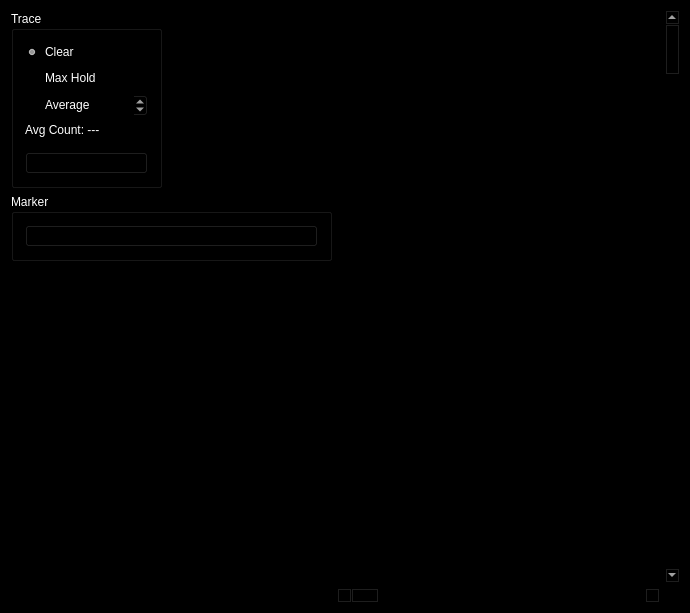
<?xml version="1.0" encoding="UTF-8"?>
<ui version="4.0">
 <class>MainWindow</class>
 <widget class="QMainWindow" name="MainWindow">
  <property name="geometry">
   <rect>
    <x>0</x>
    <y>0</y>
    <width>690</width>
    <height>613</height>
   </rect>
  </property>
  <property name="sizePolicy">
   <sizepolicy hsizetype="Maximum" vsizetype="Expanding">
    <horstretch>0</horstretch>
    <verstretch>0</verstretch>
   </sizepolicy>
  </property>
  <property name="palette">
   <palette>
    <active>
     <colorrole role="WindowText">
      <brush brushstyle="SolidPattern">
       <color alpha="255">
        <red>0</red>
        <green>0</green>
        <blue>0</blue>
       </color>
      </brush>
     </colorrole>
     <colorrole role="Button">
      <brush brushstyle="SolidPattern">
       <color alpha="255">
        <red>0</red>
        <green>0</green>
        <blue>0</blue>
       </color>
      </brush>
     </colorrole>
     <colorrole role="Light">
      <brush brushstyle="SolidPattern">
       <color alpha="255">
        <red>0</red>
        <green>0</green>
        <blue>0</blue>
       </color>
      </brush>
     </colorrole>
     <colorrole role="Midlight">
      <brush brushstyle="SolidPattern">
       <color alpha="255">
        <red>0</red>
        <green>0</green>
        <blue>0</blue>
       </color>
      </brush>
     </colorrole>
     <colorrole role="Dark">
      <brush brushstyle="SolidPattern">
       <color alpha="255">
        <red>0</red>
        <green>0</green>
        <blue>0</blue>
       </color>
      </brush>
     </colorrole>
     <colorrole role="Mid">
      <brush brushstyle="SolidPattern">
       <color alpha="255">
        <red>0</red>
        <green>0</green>
        <blue>0</blue>
       </color>
      </brush>
     </colorrole>
     <colorrole role="Text">
      <brush brushstyle="SolidPattern">
       <color alpha="255">
        <red>255</red>
        <green>255</green>
        <blue>255</blue>
       </color>
      </brush>
     </colorrole>
     <colorrole role="ButtonText">
      <brush brushstyle="SolidPattern">
       <color alpha="255">
        <red>255</red>
        <green>255</green>
        <blue>255</blue>
       </color>
      </brush>
     </colorrole>
     <colorrole role="Base">
      <brush brushstyle="SolidPattern">
       <color alpha="255">
        <red>0</red>
        <green>0</green>
        <blue>0</blue>
       </color>
      </brush>
     </colorrole>
     <colorrole role="Window">
      <brush brushstyle="SolidPattern">
       <color alpha="255">
        <red>0</red>
        <green>0</green>
        <blue>0</blue>
       </color>
      </brush>
     </colorrole>
     <colorrole role="ToolTipBase">
      <brush brushstyle="SolidPattern">
       <color alpha="255">
        <red>0</red>
        <green>0</green>
        <blue>0</blue>
       </color>
      </brush>
     </colorrole>
     <colorrole role="ToolTipText">
      <brush brushstyle="SolidPattern">
       <color alpha="255">
        <red>255</red>
        <green>255</green>
        <blue>255</blue>
       </color>
      </brush>
     </colorrole>
     <colorrole role="PlaceholderText">
      <brush brushstyle="NoBrush">
       <color alpha="128">
        <red>255</red>
        <green>255</green>
        <blue>255</blue>
       </color>
      </brush>
     </colorrole>
    </active>
    <inactive>
     <colorrole role="WindowText">
      <brush brushstyle="SolidPattern">
       <color alpha="255">
        <red>0</red>
        <green>0</green>
        <blue>0</blue>
       </color>
      </brush>
     </colorrole>
     <colorrole role="Button">
      <brush brushstyle="SolidPattern">
       <color alpha="255">
        <red>0</red>
        <green>0</green>
        <blue>0</blue>
       </color>
      </brush>
     </colorrole>
     <colorrole role="Light">
      <brush brushstyle="SolidPattern">
       <color alpha="255">
        <red>0</red>
        <green>0</green>
        <blue>0</blue>
       </color>
      </brush>
     </colorrole>
     <colorrole role="Midlight">
      <brush brushstyle="SolidPattern">
       <color alpha="255">
        <red>0</red>
        <green>0</green>
        <blue>0</blue>
       </color>
      </brush>
     </colorrole>
     <colorrole role="Dark">
      <brush brushstyle="SolidPattern">
       <color alpha="255">
        <red>0</red>
        <green>0</green>
        <blue>0</blue>
       </color>
      </brush>
     </colorrole>
     <colorrole role="Mid">
      <brush brushstyle="SolidPattern">
       <color alpha="255">
        <red>0</red>
        <green>0</green>
        <blue>0</blue>
       </color>
      </brush>
     </colorrole>
     <colorrole role="Text">
      <brush brushstyle="SolidPattern">
       <color alpha="255">
        <red>255</red>
        <green>255</green>
        <blue>255</blue>
       </color>
      </brush>
     </colorrole>
     <colorrole role="ButtonText">
      <brush brushstyle="SolidPattern">
       <color alpha="255">
        <red>255</red>
        <green>255</green>
        <blue>255</blue>
       </color>
      </brush>
     </colorrole>
     <colorrole role="Base">
      <brush brushstyle="SolidPattern">
       <color alpha="255">
        <red>0</red>
        <green>0</green>
        <blue>0</blue>
       </color>
      </brush>
     </colorrole>
     <colorrole role="Window">
      <brush brushstyle="SolidPattern">
       <color alpha="255">
        <red>0</red>
        <green>0</green>
        <blue>0</blue>
       </color>
      </brush>
     </colorrole>
     <colorrole role="ToolTipBase">
      <brush brushstyle="SolidPattern">
       <color alpha="255">
        <red>0</red>
        <green>0</green>
        <blue>0</blue>
       </color>
      </brush>
     </colorrole>
     <colorrole role="ToolTipText">
      <brush brushstyle="SolidPattern">
       <color alpha="255">
        <red>255</red>
        <green>255</green>
        <blue>255</blue>
       </color>
      </brush>
     </colorrole>
     <colorrole role="PlaceholderText">
      <brush brushstyle="NoBrush">
       <color alpha="128">
        <red>255</red>
        <green>255</green>
        <blue>255</blue>
       </color>
      </brush>
     </colorrole>
    </inactive>
    <disabled>
     <colorrole role="WindowText">
      <brush brushstyle="SolidPattern">
       <color alpha="255">
        <red>0</red>
        <green>0</green>
        <blue>0</blue>
       </color>
      </brush>
     </colorrole>
     <colorrole role="Button">
      <brush brushstyle="SolidPattern">
       <color alpha="255">
        <red>0</red>
        <green>0</green>
        <blue>0</blue>
       </color>
      </brush>
     </colorrole>
     <colorrole role="Light">
      <brush brushstyle="SolidPattern">
       <color alpha="255">
        <red>0</red>
        <green>0</green>
        <blue>0</blue>
       </color>
      </brush>
     </colorrole>
     <colorrole role="Midlight">
      <brush brushstyle="SolidPattern">
       <color alpha="255">
        <red>0</red>
        <green>0</green>
        <blue>0</blue>
       </color>
      </brush>
     </colorrole>
     <colorrole role="Dark">
      <brush brushstyle="SolidPattern">
       <color alpha="255">
        <red>0</red>
        <green>0</green>
        <blue>0</blue>
       </color>
      </brush>
     </colorrole>
     <colorrole role="Mid">
      <brush brushstyle="SolidPattern">
       <color alpha="255">
        <red>0</red>
        <green>0</green>
        <blue>0</blue>
       </color>
      </brush>
     </colorrole>
     <colorrole role="Text">
      <brush brushstyle="SolidPattern">
       <color alpha="255">
        <red>0</red>
        <green>0</green>
        <blue>0</blue>
       </color>
      </brush>
     </colorrole>
     <colorrole role="ButtonText">
      <brush brushstyle="SolidPattern">
       <color alpha="255">
        <red>0</red>
        <green>0</green>
        <blue>0</blue>
       </color>
      </brush>
     </colorrole>
     <colorrole role="Base">
      <brush brushstyle="SolidPattern">
       <color alpha="255">
        <red>0</red>
        <green>0</green>
        <blue>0</blue>
       </color>
      </brush>
     </colorrole>
     <colorrole role="Window">
      <brush brushstyle="SolidPattern">
       <color alpha="255">
        <red>0</red>
        <green>0</green>
        <blue>0</blue>
       </color>
      </brush>
     </colorrole>
     <colorrole role="ToolTipBase">
      <brush brushstyle="SolidPattern">
       <color alpha="255">
        <red>0</red>
        <green>0</green>
        <blue>0</blue>
       </color>
      </brush>
     </colorrole>
     <colorrole role="ToolTipText">
      <brush brushstyle="SolidPattern">
       <color alpha="255">
        <red>255</red>
        <green>255</green>
        <blue>255</blue>
       </color>
      </brush>
     </colorrole>
     <colorrole role="PlaceholderText">
      <brush brushstyle="NoBrush">
       <color alpha="128">
        <red>255</red>
        <green>255</green>
        <blue>255</blue>
       </color>
      </brush>
     </colorrole>
    </disabled>
   </palette>
  </property>
  <property name="focusPolicy">
   <enum>Qt::NoFocus</enum>
  </property>
  <property name="windowTitle">
   <string>MainWindow</string>
  </property>
  <widget class="QWidget" name="centralWidget">
   <layout class="QGridLayout" name="gridLayout">
    <item row="0" column="1">
     <layout class="QVBoxLayout" name="verticalLayout">
      <item>
       <layout class="QHBoxLayout" name="horizontalLayout">
        <item>
         <layout class="QGridLayout" name="GraphLayout"/>
        </item>
       </layout>
      </item>
     </layout>
    </item>
    <item row="1" column="0" colspan="2">
     <layout class="QHBoxLayout" name="InfoLayout">
      <item>
       <widget class="QLabel" name="activityIndicator">
        <property name="text">
         <string>O</string>
        </property>
       </widget>
      </item>
      <item>
       <widget class="QLabel" name="snrLabel">
        <property name="font">
         <font>
          <family>MS Sans Serif</family>
         </font>
        </property>
        <property name="text">
         <string/>
        </property>
       </widget>
      </item>
      <item>
       <spacer name="horizontalSpacer">
        <property name="orientation">
         <enum>Qt::Horizontal</enum>
        </property>
        <property name="sizeHint" stdset="0">
         <size>
          <width>40</width>
          <height>20</height>
         </size>
        </property>
       </spacer>
      </item>
     </layout>
    </item>
    <item row="2" column="1">
     <widget class="QScrollBar" name="horizontalScrollBar">
      <property name="orientation">
       <enum>Qt::Horizontal</enum>
      </property>
     </widget>
    </item>
    <item row="0" column="2" rowspan="2">
     <widget class="QScrollBar" name="verticalScrollBar">
      <property name="palette">
       <palette>
        <active>
         <colorrole role="WindowText">
          <brush brushstyle="SolidPattern">
           <color alpha="255">
            <red>255</red>
            <green>255</green>
            <blue>255</blue>
           </color>
          </brush>
         </colorrole>
        </active>
        <inactive>
         <colorrole role="WindowText">
          <brush brushstyle="SolidPattern">
           <color alpha="255">
            <red>255</red>
            <green>255</green>
            <blue>255</blue>
           </color>
          </brush>
         </colorrole>
        </inactive>
        <disabled>
         <colorrole role="WindowText">
          <brush brushstyle="SolidPattern">
           <color alpha="255">
            <red>0</red>
            <green>0</green>
            <blue>0</blue>
           </color>
          </brush>
         </colorrole>
        </disabled>
       </palette>
      </property>
      <property name="orientation">
       <enum>Qt::Vertical</enum>
      </property>
     </widget>
    </item>
    <item row="0" column="0">
     <layout class="QVBoxLayout" name="specAnLayout">
      <item>
       <widget class="QGroupBox" name="groupSpecAnTrace">
        <property name="sizePolicy">
         <sizepolicy hsizetype="Fixed" vsizetype="Fixed">
          <horstretch>0</horstretch>
          <verstretch>0</verstretch>
         </sizepolicy>
        </property>
        <property name="palette">
         <palette>
          <active>
           <colorrole role="WindowText">
            <brush brushstyle="SolidPattern">
             <color alpha="255">
              <red>255</red>
              <green>255</green>
              <blue>255</blue>
             </color>
            </brush>
           </colorrole>
           <colorrole role="Text">
            <brush brushstyle="SolidPattern">
             <color alpha="255">
              <red>0</red>
              <green>0</green>
              <blue>0</blue>
             </color>
            </brush>
           </colorrole>
           <colorrole role="ButtonText">
            <brush brushstyle="SolidPattern">
             <color alpha="255">
              <red>0</red>
              <green>0</green>
              <blue>0</blue>
             </color>
            </brush>
           </colorrole>
           <colorrole role="PlaceholderText">
            <brush brushstyle="SolidPattern">
             <color alpha="128">
              <red>0</red>
              <green>0</green>
              <blue>0</blue>
             </color>
            </brush>
           </colorrole>
          </active>
          <inactive>
           <colorrole role="WindowText">
            <brush brushstyle="SolidPattern">
             <color alpha="255">
              <red>255</red>
              <green>255</green>
              <blue>255</blue>
             </color>
            </brush>
           </colorrole>
           <colorrole role="Text">
            <brush brushstyle="SolidPattern">
             <color alpha="255">
              <red>0</red>
              <green>0</green>
              <blue>0</blue>
             </color>
            </brush>
           </colorrole>
           <colorrole role="ButtonText">
            <brush brushstyle="SolidPattern">
             <color alpha="255">
              <red>0</red>
              <green>0</green>
              <blue>0</blue>
             </color>
            </brush>
           </colorrole>
           <colorrole role="PlaceholderText">
            <brush brushstyle="SolidPattern">
             <color alpha="128">
              <red>0</red>
              <green>0</green>
              <blue>0</blue>
             </color>
            </brush>
           </colorrole>
          </inactive>
          <disabled>
           <colorrole role="WindowText">
            <brush brushstyle="SolidPattern">
             <color alpha="255">
              <red>0</red>
              <green>0</green>
              <blue>0</blue>
             </color>
            </brush>
           </colorrole>
           <colorrole role="Text">
            <brush brushstyle="SolidPattern">
             <color alpha="255">
              <red>0</red>
              <green>0</green>
              <blue>0</blue>
             </color>
            </brush>
           </colorrole>
           <colorrole role="ButtonText">
            <brush brushstyle="SolidPattern">
             <color alpha="255">
              <red>0</red>
              <green>0</green>
              <blue>0</blue>
             </color>
            </brush>
           </colorrole>
           <colorrole role="PlaceholderText">
            <brush brushstyle="SolidPattern">
             <color alpha="128">
              <red>255</red>
              <green>255</green>
              <blue>255</blue>
             </color>
            </brush>
           </colorrole>
          </disabled>
         </palette>
        </property>
        <property name="title">
         <string>Trace</string>
        </property>
        <layout class="QGridLayout" name="gridLayout_2">
         <item row="0" column="0" colspan="2">
          <widget class="QRadioButton" name="radClearWrite">
           <property name="palette">
            <palette>
             <active>
              <colorrole role="WindowText">
               <brush brushstyle="SolidPattern">
                <color alpha="255">
                 <red>255</red>
                 <green>255</green>
                 <blue>255</blue>
                </color>
               </brush>
              </colorrole>
              <colorrole role="Light">
               <brush brushstyle="SolidPattern">
                <color alpha="255">
                 <red>0</red>
                 <green>0</green>
                 <blue>0</blue>
                </color>
               </brush>
              </colorrole>
              <colorrole role="Midlight">
               <brush brushstyle="SolidPattern">
                <color alpha="255">
                 <red>0</red>
                 <green>0</green>
                 <blue>0</blue>
                </color>
               </brush>
              </colorrole>
              <colorrole role="Dark">
               <brush brushstyle="SolidPattern">
                <color alpha="255">
                 <red>0</red>
                 <green>0</green>
                 <blue>0</blue>
                </color>
               </brush>
              </colorrole>
              <colorrole role="Text">
               <brush brushstyle="SolidPattern">
                <color alpha="255">
                 <red>255</red>
                 <green>255</green>
                 <blue>255</blue>
                </color>
               </brush>
              </colorrole>
              <colorrole role="ButtonText">
               <brush brushstyle="SolidPattern">
                <color alpha="255">
                 <red>255</red>
                 <green>255</green>
                 <blue>255</blue>
                </color>
               </brush>
              </colorrole>
              <colorrole role="PlaceholderText">
               <brush brushstyle="NoBrush">
                <color alpha="128">
                 <red>255</red>
                 <green>255</green>
                 <blue>255</blue>
                </color>
               </brush>
              </colorrole>
             </active>
             <inactive>
              <colorrole role="WindowText">
               <brush brushstyle="SolidPattern">
                <color alpha="255">
                 <red>255</red>
                 <green>255</green>
                 <blue>255</blue>
                </color>
               </brush>
              </colorrole>
              <colorrole role="Light">
               <brush brushstyle="SolidPattern">
                <color alpha="255">
                 <red>0</red>
                 <green>0</green>
                 <blue>0</blue>
                </color>
               </brush>
              </colorrole>
              <colorrole role="Midlight">
               <brush brushstyle="SolidPattern">
                <color alpha="255">
                 <red>0</red>
                 <green>0</green>
                 <blue>0</blue>
                </color>
               </brush>
              </colorrole>
              <colorrole role="Dark">
               <brush brushstyle="SolidPattern">
                <color alpha="255">
                 <red>0</red>
                 <green>0</green>
                 <blue>0</blue>
                </color>
               </brush>
              </colorrole>
              <colorrole role="Text">
               <brush brushstyle="SolidPattern">
                <color alpha="255">
                 <red>255</red>
                 <green>255</green>
                 <blue>255</blue>
                </color>
               </brush>
              </colorrole>
              <colorrole role="ButtonText">
               <brush brushstyle="SolidPattern">
                <color alpha="255">
                 <red>255</red>
                 <green>255</green>
                 <blue>255</blue>
                </color>
               </brush>
              </colorrole>
              <colorrole role="PlaceholderText">
               <brush brushstyle="NoBrush">
                <color alpha="128">
                 <red>255</red>
                 <green>255</green>
                 <blue>255</blue>
                </color>
               </brush>
              </colorrole>
             </inactive>
             <disabled>
              <colorrole role="WindowText">
               <brush brushstyle="SolidPattern">
                <color alpha="255">
                 <red>0</red>
                 <green>0</green>
                 <blue>0</blue>
                </color>
               </brush>
              </colorrole>
              <colorrole role="Light">
               <brush brushstyle="SolidPattern">
                <color alpha="255">
                 <red>0</red>
                 <green>0</green>
                 <blue>0</blue>
                </color>
               </brush>
              </colorrole>
              <colorrole role="Midlight">
               <brush brushstyle="SolidPattern">
                <color alpha="255">
                 <red>0</red>
                 <green>0</green>
                 <blue>0</blue>
                </color>
               </brush>
              </colorrole>
              <colorrole role="Dark">
               <brush brushstyle="SolidPattern">
                <color alpha="255">
                 <red>0</red>
                 <green>0</green>
                 <blue>0</blue>
                </color>
               </brush>
              </colorrole>
              <colorrole role="Text">
               <brush brushstyle="SolidPattern">
                <color alpha="255">
                 <red>0</red>
                 <green>0</green>
                 <blue>0</blue>
                </color>
               </brush>
              </colorrole>
              <colorrole role="ButtonText">
               <brush brushstyle="SolidPattern">
                <color alpha="255">
                 <red>0</red>
                 <green>0</green>
                 <blue>0</blue>
                </color>
               </brush>
              </colorrole>
              <colorrole role="PlaceholderText">
               <brush brushstyle="NoBrush">
                <color alpha="128">
                 <red>255</red>
                 <green>255</green>
                 <blue>255</blue>
                </color>
               </brush>
              </colorrole>
             </disabled>
            </palette>
           </property>
           <property name="text">
            <string>Clear</string>
           </property>
           <property name="checked">
            <bool>true</bool>
           </property>
          </widget>
         </item>
         <item row="1" column="0" colspan="2">
          <widget class="QRadioButton" name="radMaxHold">
           <property name="palette">
            <palette>
             <active>
              <colorrole role="WindowText">
               <brush brushstyle="SolidPattern">
                <color alpha="255">
                 <red>255</red>
                 <green>255</green>
                 <blue>255</blue>
                </color>
               </brush>
              </colorrole>
              <colorrole role="Text">
               <brush brushstyle="SolidPattern">
                <color alpha="255">
                 <red>255</red>
                 <green>255</green>
                 <blue>255</blue>
                </color>
               </brush>
              </colorrole>
              <colorrole role="ButtonText">
               <brush brushstyle="SolidPattern">
                <color alpha="255">
                 <red>255</red>
                 <green>255</green>
                 <blue>255</blue>
                </color>
               </brush>
              </colorrole>
              <colorrole role="PlaceholderText">
               <brush brushstyle="NoBrush">
                <color alpha="128">
                 <red>255</red>
                 <green>255</green>
                 <blue>255</blue>
                </color>
               </brush>
              </colorrole>
             </active>
             <inactive>
              <colorrole role="WindowText">
               <brush brushstyle="SolidPattern">
                <color alpha="255">
                 <red>255</red>
                 <green>255</green>
                 <blue>255</blue>
                </color>
               </brush>
              </colorrole>
              <colorrole role="Text">
               <brush brushstyle="SolidPattern">
                <color alpha="255">
                 <red>255</red>
                 <green>255</green>
                 <blue>255</blue>
                </color>
               </brush>
              </colorrole>
              <colorrole role="ButtonText">
               <brush brushstyle="SolidPattern">
                <color alpha="255">
                 <red>255</red>
                 <green>255</green>
                 <blue>255</blue>
                </color>
               </brush>
              </colorrole>
              <colorrole role="PlaceholderText">
               <brush brushstyle="NoBrush">
                <color alpha="128">
                 <red>255</red>
                 <green>255</green>
                 <blue>255</blue>
                </color>
               </brush>
              </colorrole>
             </inactive>
             <disabled>
              <colorrole role="WindowText">
               <brush brushstyle="SolidPattern">
                <color alpha="255">
                 <red>255</red>
                 <green>255</green>
                 <blue>255</blue>
                </color>
               </brush>
              </colorrole>
              <colorrole role="Text">
               <brush brushstyle="SolidPattern">
                <color alpha="255">
                 <red>255</red>
                 <green>255</green>
                 <blue>255</blue>
                </color>
               </brush>
              </colorrole>
              <colorrole role="ButtonText">
               <brush brushstyle="SolidPattern">
                <color alpha="255">
                 <red>255</red>
                 <green>255</green>
                 <blue>255</blue>
                </color>
               </brush>
              </colorrole>
              <colorrole role="PlaceholderText">
               <brush brushstyle="NoBrush">
                <color alpha="128">
                 <red>255</red>
                 <green>255</green>
                 <blue>255</blue>
                </color>
               </brush>
              </colorrole>
             </disabled>
            </palette>
           </property>
           <property name="toolTip">
            <string>Double Click to Reset</string>
           </property>
           <property name="text">
            <string>Max Hold</string>
           </property>
          </widget>
         </item>
         <item row="2" column="0">
          <widget class="QRadioButton" name="radAverage">
           <property name="palette">
            <palette>
             <active>
              <colorrole role="WindowText">
               <brush brushstyle="SolidPattern">
                <color alpha="255">
                 <red>255</red>
                 <green>255</green>
                 <blue>255</blue>
                </color>
               </brush>
              </colorrole>
              <colorrole role="Light">
               <brush brushstyle="SolidPattern">
                <color alpha="255">
                 <red>0</red>
                 <green>0</green>
                 <blue>0</blue>
                </color>
               </brush>
              </colorrole>
              <colorrole role="Midlight">
               <brush brushstyle="SolidPattern">
                <color alpha="255">
                 <red>0</red>
                 <green>0</green>
                 <blue>0</blue>
                </color>
               </brush>
              </colorrole>
              <colorrole role="Dark">
               <brush brushstyle="SolidPattern">
                <color alpha="255">
                 <red>0</red>
                 <green>0</green>
                 <blue>0</blue>
                </color>
               </brush>
              </colorrole>
              <colorrole role="Text">
               <brush brushstyle="SolidPattern">
                <color alpha="255">
                 <red>255</red>
                 <green>255</green>
                 <blue>255</blue>
                </color>
               </brush>
              </colorrole>
              <colorrole role="ButtonText">
               <brush brushstyle="SolidPattern">
                <color alpha="255">
                 <red>255</red>
                 <green>255</green>
                 <blue>255</blue>
                </color>
               </brush>
              </colorrole>
              <colorrole role="PlaceholderText">
               <brush brushstyle="NoBrush">
                <color alpha="128">
                 <red>255</red>
                 <green>255</green>
                 <blue>255</blue>
                </color>
               </brush>
              </colorrole>
             </active>
             <inactive>
              <colorrole role="WindowText">
               <brush brushstyle="SolidPattern">
                <color alpha="255">
                 <red>255</red>
                 <green>255</green>
                 <blue>255</blue>
                </color>
               </brush>
              </colorrole>
              <colorrole role="Light">
               <brush brushstyle="SolidPattern">
                <color alpha="255">
                 <red>0</red>
                 <green>0</green>
                 <blue>0</blue>
                </color>
               </brush>
              </colorrole>
              <colorrole role="Midlight">
               <brush brushstyle="SolidPattern">
                <color alpha="255">
                 <red>0</red>
                 <green>0</green>
                 <blue>0</blue>
                </color>
               </brush>
              </colorrole>
              <colorrole role="Dark">
               <brush brushstyle="SolidPattern">
                <color alpha="255">
                 <red>0</red>
                 <green>0</green>
                 <blue>0</blue>
                </color>
               </brush>
              </colorrole>
              <colorrole role="Text">
               <brush brushstyle="SolidPattern">
                <color alpha="255">
                 <red>255</red>
                 <green>255</green>
                 <blue>255</blue>
                </color>
               </brush>
              </colorrole>
              <colorrole role="ButtonText">
               <brush brushstyle="SolidPattern">
                <color alpha="255">
                 <red>255</red>
                 <green>255</green>
                 <blue>255</blue>
                </color>
               </brush>
              </colorrole>
              <colorrole role="PlaceholderText">
               <brush brushstyle="NoBrush">
                <color alpha="128">
                 <red>255</red>
                 <green>255</green>
                 <blue>255</blue>
                </color>
               </brush>
              </colorrole>
             </inactive>
             <disabled>
              <colorrole role="WindowText">
               <brush brushstyle="SolidPattern">
                <color alpha="255">
                 <red>0</red>
                 <green>0</green>
                 <blue>0</blue>
                </color>
               </brush>
              </colorrole>
              <colorrole role="Light">
               <brush brushstyle="SolidPattern">
                <color alpha="255">
                 <red>0</red>
                 <green>0</green>
                 <blue>0</blue>
                </color>
               </brush>
              </colorrole>
              <colorrole role="Midlight">
               <brush brushstyle="SolidPattern">
                <color alpha="255">
                 <red>0</red>
                 <green>0</green>
                 <blue>0</blue>
                </color>
               </brush>
              </colorrole>
              <colorrole role="Dark">
               <brush brushstyle="SolidPattern">
                <color alpha="255">
                 <red>0</red>
                 <green>0</green>
                 <blue>0</blue>
                </color>
               </brush>
              </colorrole>
              <colorrole role="Text">
               <brush brushstyle="SolidPattern">
                <color alpha="255">
                 <red>0</red>
                 <green>0</green>
                 <blue>0</blue>
                </color>
               </brush>
              </colorrole>
              <colorrole role="ButtonText">
               <brush brushstyle="SolidPattern">
                <color alpha="255">
                 <red>0</red>
                 <green>0</green>
                 <blue>0</blue>
                </color>
               </brush>
              </colorrole>
              <colorrole role="PlaceholderText">
               <brush brushstyle="NoBrush">
                <color alpha="128">
                 <red>255</red>
                 <green>255</green>
                 <blue>255</blue>
                </color>
               </brush>
              </colorrole>
             </disabled>
            </palette>
           </property>
           <property name="toolTip">
            <string>Double Click to Reset</string>
           </property>
           <property name="text">
            <string>Average</string>
           </property>
          </widget>
         </item>
         <item row="5" column="0" colspan="2">
          <widget class="QPushButton" name="cmdSpecAnResetZoom">
           <property name="text">
            <string>Reset Zoom</string>
           </property>
          </widget>
         </item>
         <item row="4" column="0" colspan="2">
          <widget class="Line" name="line">
           <property name="orientation">
            <enum>Qt::Horizontal</enum>
           </property>
          </widget>
         </item>
         <item row="3" column="0" colspan="2">
          <widget class="QLabel" name="lblSpecAnAvgCntLabel">
           <property name="palette">
            <palette>
             <active>
              <colorrole role="WindowText">
               <brush brushstyle="SolidPattern">
                <color alpha="255">
                 <red>255</red>
                 <green>255</green>
                 <blue>255</blue>
                </color>
               </brush>
              </colorrole>
             </active>
             <inactive>
              <colorrole role="WindowText">
               <brush brushstyle="SolidPattern">
                <color alpha="255">
                 <red>255</red>
                 <green>255</green>
                 <blue>255</blue>
                </color>
               </brush>
              </colorrole>
             </inactive>
             <disabled>
              <colorrole role="WindowText">
               <brush brushstyle="SolidPattern">
                <color alpha="255">
                 <red>0</red>
                 <green>0</green>
                 <blue>0</blue>
                </color>
               </brush>
              </colorrole>
             </disabled>
            </palette>
           </property>
           <property name="text">
            <string>Avg Count: ---</string>
           </property>
          </widget>
         </item>
         <item row="2" column="1">
          <widget class="QSpinBox" name="spnSpecAnAvgAmount">
           <property name="sizePolicy">
            <sizepolicy hsizetype="Fixed" vsizetype="Fixed">
             <horstretch>0</horstretch>
             <verstretch>0</verstretch>
            </sizepolicy>
           </property>
           <property name="toolTip">
            <string>Number of FFTs to Average</string>
           </property>
           <property name="minimum">
            <number>1</number>
           </property>
           <property name="maximum">
            <number>100</number>
           </property>
           <property name="value">
            <number>50</number>
           </property>
          </widget>
         </item>
        </layout>
       </widget>
      </item>
      <item>
       <widget class="QGroupBox" name="groupSpecAnMarker">
        <property name="palette">
         <palette>
          <active>
           <colorrole role="WindowText">
            <brush brushstyle="SolidPattern">
             <color alpha="255">
              <red>255</red>
              <green>255</green>
              <blue>255</blue>
             </color>
            </brush>
           </colorrole>
           <colorrole role="ButtonText">
            <brush brushstyle="SolidPattern">
             <color alpha="255">
              <red>0</red>
              <green>0</green>
              <blue>0</blue>
             </color>
            </brush>
           </colorrole>
          </active>
          <inactive>
           <colorrole role="WindowText">
            <brush brushstyle="SolidPattern">
             <color alpha="255">
              <red>255</red>
              <green>255</green>
              <blue>255</blue>
             </color>
            </brush>
           </colorrole>
           <colorrole role="ButtonText">
            <brush brushstyle="SolidPattern">
             <color alpha="255">
              <red>0</red>
              <green>0</green>
              <blue>0</blue>
             </color>
            </brush>
           </colorrole>
          </inactive>
          <disabled>
           <colorrole role="WindowText">
            <brush brushstyle="SolidPattern">
             <color alpha="255">
              <red>0</red>
              <green>0</green>
              <blue>0</blue>
             </color>
            </brush>
           </colorrole>
           <colorrole role="ButtonText">
            <brush brushstyle="SolidPattern">
             <color alpha="255">
              <red>0</red>
              <green>0</green>
              <blue>0</blue>
             </color>
            </brush>
           </colorrole>
          </disabled>
         </palette>
        </property>
        <property name="title">
         <string>Marker</string>
        </property>
        <layout class="QGridLayout" name="gridLayout_3">
         <item row="0" column="0">
          <widget class="QPushButton" name="cmdPeakSearch">
           <property name="text">
            <string>Peak Search</string>
           </property>
          </widget>
         </item>
        </layout>
       </widget>
      </item>
      <item>
       <layout class="QHBoxLayout" name="horizontalLayout_2"/>
      </item>
      <item>
       <spacer name="verticalSpacer">
        <property name="orientation">
         <enum>Qt::Vertical</enum>
        </property>
        <property name="sizeHint" stdset="0">
         <size>
          <width>20</width>
          <height>40</height>
         </size>
        </property>
       </spacer>
      </item>
     </layout>
    </item>
   </layout>
  </widget>
 </widget>
 <layoutdefault spacing="6" margin="11"/>
 <resources/>
 <connections/>
</ui>
